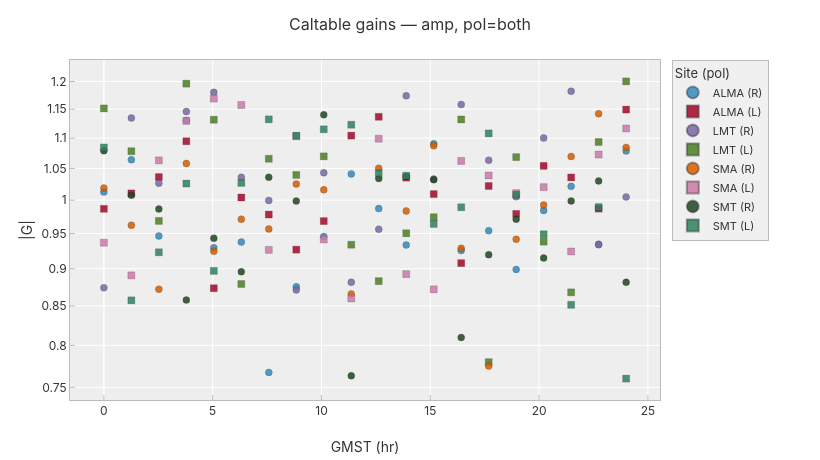

Notebook source saved alongside this figure:
### Markdown cell above
## `plot_gains` — needs a Caltable

`sample.uvfits` has no caltable attached, so we synthesise a tiny fake one. For a real demo, replace this with a Caltable from `self_cal(obs, im, caltable=True)`.

`pol='both'` draws R and L as separate traces per site — R uses circles, L uses squares, so they stay separable even within the same colour.

### Code cell
import numpy as np
from ehtim.caltable import Caltable

eht = eh.array.load_txt('../arrays/EHT2017.txt')
demo_sites = ['ALMA', 'LMT', 'SMA', 'SMT']
rng = np.random.default_rng(0)
times = np.linspace(0.0, 24.0, 20)
datadict = {
    s: np.array(
        [(t, 1.0 + 0.1*rng.standard_normal() + 0j,
              1.0 + 0.1*rng.standard_normal() + 0j) for t in times],
        dtype=[('time','f8'),('rscale','c16'),('lscale','c16')]
    ) for s in demo_sites
}
ct = Caltable(ra=0.0, dec=0.0, rf=230e9, bw=4e9, datadict=datadict,
              tarr=eht.tarr, source='demo', mjd=58000, timetype='GMST')

interactive.plot_gains(ct, sites='all', gain_type='amp', pol='both', show=False)

### Figure 1 — Plotly figure (JSON) as saved in the notebook; plotly's stock layout.template omitted (floating-point values rounded to 4 significant figures)
{"data": [{"customdata": [["ALMA", "R", 1.013, 0.0], ["ALMA", "R", 1.064, 0.0], ["ALMA", "R", 0.9464, 0.0], ["ALMA", "R", 1.13, 0.0], ["ALMA", "R", 0.9296, 0.0], ["ALMA", "R", 0.9377, 0.0], ["ALMA", "R", 0.7675, 0.0], ["ALMA", "R", 0.8754, 0.0], ["ALMA", "R", 0.9456, 0.0], ["ALMA", "R", 1.041, 0.0], ["ALMA", "R", 0.9871, 0.0], ["ALMA", "R", 0.9335, 0.0], ["ALMA", "R", 1.09, 0.0], ["ALMA", "R", 0.9257, 0.0], ["ALMA", "R", 0.9542, 0.0], ["ALMA", "R", 0.899, 0.0], ["ALMA", "R", 0.9841, 0.0], ["ALMA", "R", 1.021, 0.0], ["ALMA", "R", 0.9346, 0.0], ["ALMA", "R", 1.078, 0.0]], "hovertemplate": "<b>%{customdata[0]} (%{customdata[1]})</b><br>GMST: %{x:.3f} hr<br>amp: %{y:.4g}<br>Re/Im: %{customdata[2]:.3g} + %{customdata[3]:.3g}i<extra></extra>", "marker": {"line": {"color": "rgba(0,0,0,0.4)", "width": 0.5}, "opacity": 0.85, "size": 7, "symbol": "circle"}, "mode": "markers", "name": "ALMA (R)", "type": "scatter", "x": [0.0, 1.263, 2.526, 3.789, 5.053, 6.316, 7.579, 8.842, 10.11, 11.37, 12.63, 13.89, 15.16, 16.42, 17.68, 18.95, 20.21, 21.47, 22.74, 24.0], "y": [1.013, 1.064, 0.9464, 1.13, 0.9296, 0.9377, 0.7675, 0.8754, 0.9456, 1.041, 0.9871, 0.9335, 1.09, 0.9257, 0.9542, 0.899, 0.9841, 1.021, 0.9346, 1.078]}, {"customdata": [["ALMA", "L", 0.9868, 0.0], ["ALMA", "L", 1.01, 0.0], ["ALMA", "L", 1.036, 0.0], ["ALMA", "L", 1.095, 0.0], ["ALMA", "L", 0.8735, 0.0], ["ALMA", "L", 1.004, 0.0], ["ALMA", "L", 0.9781, 0.0], ["ALMA", "L", 0.9268, 0.0], ["ALMA", "L", 0.9684, 0.0], ["ALMA", "L", 1.104, 0.0], ["ALMA", "L", 1.137, 0.0], ["ALMA", "L", 1.035, 0.0], ["ALMA", "L", 1.009, 0.0], ["ALMA", "L", 0.9078, 0.0], ["ALMA", "L", 1.022, 0.0], ["ALMA", "L", 0.9791, 0.0], ["ALMA", "L", 1.054, 0.0], ["ALMA", "L", 1.036, 0.0], ["ALMA", "L", 0.987, 0.0], ["ALMA", "L", 1.149, 0.0]], "hovertemplate": "<b>%{customdata[0]} (%{customdata[1]})</b><br>GMST: %{x:.3f} hr<br>amp: %{y:.4g}<br>Re/Im: %{customdata[2]:.3g} + %{customdata[3]:.3g}i<extra></extra>", "marker": {"line": {"color": "rgba(0,0,0,0.4)", "width": 0.5}, "opacity": 0.85, "size": 7, "symbol": "square"}, "mode": "markers", "name": "ALMA (L)", "type": "scatter", "x": [0.0, 1.263, 2.526, 3.789, 5.053, 6.316, 7.579, 8.842, 10.11, 11.37, 12.63, 13.89, 15.16, 16.42, 17.68, 18.95, 20.21, 21.47, 22.74, 24.0], "y": [0.9868, 1.01, 1.036, 1.095, 0.8735, 1.004, 0.9781, 0.9268, 0.9684, 1.104, 1.137, 1.035, 1.009, 0.9078, 1.022, 0.9791, 1.054, 1.036, 0.987, 1.149]}, {"customdata": [["LMT", "R", 0.8741, 0.0], ["LMT", "R", 1.135, 0.0], ["LMT", "R", 1.026, 0.0], ["LMT", "R", 1.146, 0.0], ["LMT", "R", 1.18, 0.0], ["LMT", "R", 1.036, 0.0], ["LMT", "R", 0.9996, 0.0], ["LMT", "R", 0.8712, 0.0], ["LMT", "R", 1.043, 0.0], ["LMT", "R", 0.8816, 0.0], ["LMT", "R", 0.9564, 0.0], ["LMT", "R", 1.174, 0.0], ["LMT", "R", 1.033, 0.0], ["LMT", "R", 1.158, 0.0], ["LMT", "R", 1.063, 0.0], ["LMT", "R", 1.005, 0.0], ["LMT", "R", 1.1, 0.0], ["LMT", "R", 1.182, 0.0], ["LMT", "R", 0.9338, 0.0], ["LMT", "R", 1.005, 0.0]], "hovertemplate": "<b>%{customdata[0]} (%{customdata[1]})</b><br>GMST: %{x:.3f} hr<br>amp: %{y:.4g}<br>Re/Im: %{customdata[2]:.3g} + %{customdata[3]:.3g}i<extra></extra>", "marker": {"line": {"color": "rgba(0,0,0,0.4)", "width": 0.5}, "opacity": 0.85, "size": 7, "symbol": "circle"}, "mode": "markers", "name": "LMT (R)", "type": "scatter", "x": [0.0, 1.263, 2.526, 3.789, 5.053, 6.316, 7.579, 8.842, 10.11, 11.37, 12.63, 13.89, 15.16, 16.42, 17.68, 18.95, 20.21, 21.47, 22.74, 24.0], "y": [0.8741, 1.135, 1.026, 1.146, 1.18, 1.036, 0.9996, 0.8712, 1.043, 0.8816, 0.9564, 1.174, 1.033, 1.158, 1.063, 1.005, 1.1, 1.182, 0.9338, 1.005]}, {"customdata": [["LMT", "L", 1.151, 0.0], ["LMT", "L", 1.078, 0.0], ["LMT", "L", 0.9686, 0.0], ["LMT", "L", 1.196, 0.0], ["LMT", "L", 1.132, 0.0], ["LMT", "L", 0.8792, 0.0], ["LMT", "L", 1.066, 0.0], ["LMT", "L", 1.04, 0.0], ["LMT", "L", 1.07, 0.0], ["LMT", "L", 0.9338, 0.0], ["LMT", "L", 0.883, 0.0], ["LMT", "L", 0.9504, 0.0], ["LMT", "L", 0.9741, 0.0], ["LMT", "L", 1.132, 0.0], ["LMT", "L", 0.7796, 0.0], ["LMT", "L", 1.068, 0.0], ["LMT", "L", 0.9382, 0.0], ["LMT", "L", 0.868, 0.0], ["LMT", "L", 1.094, 0.0], ["LMT", "L", 1.2, 0.0]], "hovertemplate": "<b>%{customdata[0]} (%{customdata[1]})</b><br>GMST: %{x:.3f} hr<br>amp: %{y:.4g}<br>Re/Im: %{customdata[2]:.3g} + %{customdata[3]:.3g}i<extra></extra>", "marker": {"line": {"color": "rgba(0,0,0,0.4)", "width": 0.5}, "opacity": 0.85, "size": 7, "symbol": "square"}, "mode": "markers", "name": "LMT (L)", "type": "scatter", "x": [0.0, 1.263, 2.526, 3.789, 5.053, 6.316, 7.579, 8.842, 10.11, 11.37, 12.63, 13.89, 15.16, 16.42, 17.68, 18.95, 20.21, 21.47, 22.74, 24.0], "y": [1.151, 1.078, 0.9686, 1.196, 1.132, 0.8792, 1.066, 1.04, 1.07, 0.9338, 0.883, 0.9504, 0.9741, 1.132, 0.7796, 1.068, 0.9382, 0.868, 1.094, 1.2]}, {"customdata": [["SMA", "R", 1.019, 0.0], ["SMA", "R", 0.9622, 0.0], ["SMA", "R", 0.8722, 0.0], ["SMA", "R", 1.058, 0.0], ["SMA", "R", 0.9245, 0.0], ["SMA", "R", 0.9713, 0.0], ["SMA", "R", 0.9567, 0.0], ["SMA", "R", 1.025, 0.0], ["SMA", "R", 1.016, 0.0], ["SMA", "R", 0.8659, 0.0], ["SMA", "R", 1.05, 0.0], ["SMA", "R", 0.9836, 0.0], ["SMA", "R", 1.087, 0.0], ["SMA", "R", 0.9287, 0.0], ["SMA", "R", 0.775, 0.0], ["SMA", "R", 0.9418, 0.0], ["SMA", "R", 0.9924, 0.0], ["SMA", "R", 1.069, 0.0], ["SMA", "R", 1.142, 0.0], ["SMA", "R", 1.084, 0.0]], "hovertemplate": "<b>%{customdata[0]} (%{customdata[1]})</b><br>GMST: %{x:.3f} hr<br>amp: %{y:.4g}<br>Re/Im: %{customdata[2]:.3g} + %{customdata[3]:.3g}i<extra></extra>", "marker": {"line": {"color": "rgba(0,0,0,0.4)", "width": 0.5}, "opacity": 0.85, "size": 7, "symbol": "circle"}, "mode": "markers", "name": "SMA (R)", "type": "scatter", "x": [0.0, 1.263, 2.526, 3.789, 5.053, 6.316, 7.579, 8.842, 10.11, 11.37, 12.63, 13.89, 15.16, 16.42, 17.68, 18.95, 20.21, 21.47, 22.74, 24.0], "y": [1.019, 0.9622, 0.8722, 1.058, 0.9245, 0.9713, 0.9567, 1.025, 1.016, 0.8659, 1.05, 0.9836, 1.087, 0.9287, 0.775, 0.9418, 0.9924, 1.069, 1.142, 1.084]}, {"customdata": [["SMA", "L", 0.9367, 0.0], ["SMA", "L", 0.8909, 0.0], ["SMA", "L", 1.063, 0.0], ["SMA", "L", 1.129, 0.0], ["SMA", "L", 1.169, 0.0], ["SMA", "L", 1.157, 0.0], ["SMA", "L", 0.9265, 0.0], ["SMA", "L", 1.103, 0.0], ["SMA", "L", 0.9414, 0.0], ["SMA", "L", 0.8598, 0.0], ["SMA", "L", 1.099, 0.0], ["SMA", "L", 0.8926, 0.0], ["SMA", "L", 0.872, 0.0], ["SMA", "L", 1.062, 0.0], ["SMA", "L", 1.039, 0.0], ["SMA", "L", 1.011, 0.0], ["SMA", "L", 1.02, 0.0], ["SMA", "L", 0.9242, 0.0], ["SMA", "L", 1.073, 0.0], ["SMA", "L", 1.116, 0.0]], "hovertemplate": "<b>%{customdata[0]} (%{customdata[1]})</b><br>GMST: %{x:.3f} hr<br>amp: %{y:.4g}<br>Re/Im: %{customdata[2]:.3g} + %{customdata[3]:.3g}i<extra></extra>", "marker": {"line": {"color": "rgba(0,0,0,0.4)", "width": 0.5}, "opacity": 0.85, "size": 7, "symbol": "square"}, "mode": "markers", "name": "SMA (L)", "type": "scatter", "x": [0.0, 1.263, 2.526, 3.789, 5.053, 6.316, 7.579, 8.842, 10.11, 11.37, 12.63, 13.89, 15.16, 16.42, 17.68, 18.95, 20.21, 21.47, 22.74, 24.0], "y": [0.9367, 0.8909, 1.063, 1.129, 1.169, 1.157, 0.9265, 1.103, 0.9414, 0.8598, 1.099, 0.8926, 0.872, 1.062, 1.039, 1.011, 1.02, 0.9242, 1.073, 1.116]}, {"customdata": [["SMT", "R", 1.079, 0.0], ["SMT", "R", 1.008, 0.0], ["SMT", "R", 0.9865, 0.0], ["SMT", "R", 0.8577, 0.0], ["SMT", "R", 0.9431, 0.0], ["SMT", "R", 0.8957, 0.0], ["SMT", "R", 1.036, 0.0], ["SMT", "R", 0.9986, 0.0], ["SMT", "R", 1.14, 0.0], ["SMT", "R", 0.7635, 0.0], ["SMT", "R", 1.034, 0.0], ["SMT", "R", 1.037, 0.0], ["SMT", "R", 1.032, 0.0], ["SMT", "R", 0.8098, 0.0], ["SMT", "R", 0.9196, 0.0], ["SMT", "R", 0.9711, 0.0], ["SMT", "R", 0.915, 0.0], ["SMT", "R", 0.9988, 0.0], ["SMT", "R", 1.03, 0.0], ["SMT", "R", 0.8814, 0.0]], "hovertemplate": "<b>%{customdata[0]} (%{customdata[1]})</b><br>GMST: %{x:.3f} hr<br>amp: %{y:.4g}<br>Re/Im: %{customdata[2]:.3g} + %{customdata[3]:.3g}i<extra></extra>", "marker": {"line": {"color": "rgba(0,0,0,0.4)", "width": 0.5}, "opacity": 0.85, "size": 7, "symbol": "circle"}, "mode": "markers", "name": "SMT (R)", "type": "scatter", "x": [0.0, 1.263, 2.526, 3.789, 5.053, 6.316, 7.579, 8.842, 10.11, 11.37, 12.63, 13.89, 15.16, 16.42, 17.68, 18.95, 20.21, 21.47, 22.74, 24.0], "y": [1.079, 1.008, 0.9865, 0.8577, 0.9431, 0.8957, 1.036, 0.9986, 1.14, 0.7635, 1.034, 1.037, 1.032, 0.8098, 0.9196, 0.9711, 0.915, 0.9988, 1.03, 0.8814]}, {"customdata": [["SMT", "L", 1.084, 0.0], ["SMT", "L", 0.8573, 0.0], ["SMT", "L", 0.923, 0.0], ["SMT", "L", 1.026, 0.0], ["SMT", "L", 0.897, 0.0], ["SMT", "L", 1.027, 0.0], ["SMT", "L", 1.132, 0.0], ["SMT", "L", 1.104, 0.0], ["SMT", "L", 1.115, 0.0], ["SMT", "L", 1.123, 0.0], ["SMT", "L", 1.042, 0.0], ["SMT", "L", 1.038, 0.0], ["SMT", "L", 0.9641, 0.0], ["SMT", "L", 0.9891, 0.0], ["SMT", "L", 1.108, 0.0], ["SMT", "L", 1.008, 0.0], ["SMT", "L", 0.9489, 0.0], ["SMT", "L", 0.8515, 0.0], ["SMT", "L", 0.9894, 0.0], ["SMT", "L", 0.7602, 0.0]], "hovertemplate": "<b>%{customdata[0]} (%{customdata[1]})</b><br>GMST: %{x:.3f} hr<br>amp: %{y:.4g}<br>Re/Im: %{customdata[2]:.3g} + %{customdata[3]:.3g}i<extra></extra>", "marker": {"line": {"color": "rgba(0,0,0,0.4)", "width": 0.5}, "opacity": 0.85, "size": 7, "symbol": "square"}, "mode": "markers", "name": "SMT (L)", "type": "scatter", "x": [0.0, 1.263, 2.526, 3.789, 5.053, 6.316, 7.579, 8.842, 10.11, 11.37, 12.63, 13.89, 15.16, 16.42, 17.68, 18.95, 20.21, 21.47, 22.74, 24.0], "y": [1.084, 0.8573, 0.923, 1.026, 0.897, 1.027, 1.132, 1.104, 1.115, 1.123, 1.042, 1.038, 0.9641, 0.9891, 1.108, 1.008, 0.9489, 0.8515, 0.9894, 0.7602]}], "layout": {"colorway": ["#348ABD", "#A60628", "#7A68A6", "#4B8022", "#D55E00", "#CC79A7", "#1F471F", "#2C825D"], "font": {"color": "#333333", "family": "Inter, system-ui, -apple-system, BlinkMacSystemFont, \"Segoe UI\", Roboto, sans-serif", "size": 12}, "height": 460, "hovermode": "closest", "legend": {"bgcolor": "rgba(238,238,238,0.85)", "bordercolor": "#bcbcbc", "borderwidth": 1, "font": {"color": "#333333", "size": 11}, "itemsizing": "constant", "orientation": "v", "title": {"text": "Site (pol)"}, "x": 1.02, "xanchor": "left", "y": 1, "yanchor": "top"}, "margin": {"b": 60, "l": 70, "r": 160, "t": 60}, "paper_bgcolor": "#ffffff", "plot_bgcolor": "#eeeeee", "showlegend": true, "title": {"font": {"color": "#333333", "family": "Inter, system-ui, -apple-system, BlinkMacSystemFont, \"Segoe UI\", Roboto, sans-serif", "size": 16}, "text": "Caltable gains — amp, pol=both", "x": 0.5, "xanchor": "center"}, "width": 820, "xaxis": {"gridcolor": "#ffffff", "linecolor": "#bcbcbc", "linewidth": 1, "mirror": true, "showline": true, "tickcolor": "#bcbcbc", "ticks": "inside", "title": {"text": "GMST (hr)"}, "zerolinecolor": "#ffffff", "zerolinewidth": 1.5}, "yaxis": {"gridcolor": "#ffffff", "linecolor": "#bcbcbc", "linewidth": 1, "mirror": true, "showline": true, "tickcolor": "#bcbcbc", "ticks": "inside", "title": {"text": "|G|"}, "type": "log", "zerolinecolor": "#ffffff", "zerolinewidth": 1.5}}}
